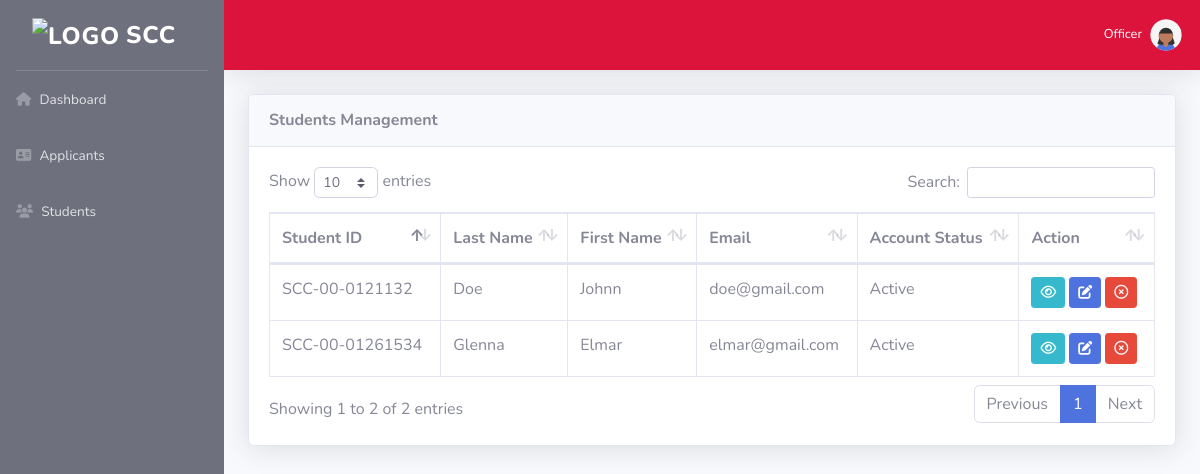
/officer/account.php, run on the app's committed database.
### tables this page shows
CREATE TABLE `officer` (
  `id` int(11) NOT NULL,
  `student_id` int(11) DEFAULT NULL,
  `snote` text DEFAULT NULL,
  `s_account_status` varchar(20) DEFAULT 'Pending',
  `account_status` varchar(20) DEFAULT 'Inactive'
);

CREATE TABLE `students` (
  `id` int(11) NOT NULL,
  `sid` varchar(30) NOT NULL,
  `sfname` varchar(50) NOT NULL,
  `smname` varchar(50) NOT NULL,
  `slname` varchar(50) NOT NULL,
  `sfix` varchar(10) NOT NULL,
  `sgender` varchar(10) NOT NULL,
  `sdbirth` date NOT NULL,
  `semail` varchar(50) NOT NULL,
  `spass` varchar(255) NOT NULL,
  `saddress` varchar(255) NOT NULL,
  `scontact` varchar(20) NOT NULL,
  `sctship` varchar(50) NOT NULL,
  `scourse` varchar(20) NOT NULL,
  `syear` varchar(20) NOT NULL,
  `simg` varchar(50) NOT NULL,
  `is_verified` tinyint(1) DEFAULT 0,
  `verification_token` varchar(255) DEFAULT NULL
);

### officer/account.php (the view, shortened to what this page needs)
<?php
include('../includes/db.php');
$sql = "SELECT s.id, s.sfname, s.slname, s.sid, s.semail, o.account_status
        FROM students s
        LEFT JOIN officer o ON s.id = o.student_id
        LEFT JOIN admin_status a ON s.id = a.student_id
        WHERE (a.is_scholar = 0 OR a.is_scholar IS NULL)";
$result = $conn->query($sql);
?>
<!DOCTYPE html>
<html lang="en">
<head>
  <link href="../vendor/fontawesome-free/css/all.min.css" rel="stylesheet" type="text/css">
    <link href="../vendor/fontawesome/css/all.min.css" rel="stylesheet">
    <link href="../css/sb-admin-2.min.css" rel="stylesheet">
    <link href="../vendor/datatables/dataTables.bootstrap4.min.css" rel="stylesheet">
</head>
<body id="page-top">
  <div id="wrapper">
   <ul class="navbar-nav bg-gray-700 sidebar sidebar-dark accordion" id="accordionSidebar">
<a class="sidebar-brand d-flex align-items-center justify-content-center" href="index.php">
  <div class="sidebar-brand-icon">
  <img src="../img/logo.png" alt="logo">
  </div>
  <div class="sidebar-brand-text mx-3">SCC</div>
</a>
<hr class="sidebar-divider my-0">
<li class="nav-item">
  <a class="nav-link" href="index.php">
  <i class="fa-solid fa-house"></i>
    <span>Dashboard</span></a>
</li>
<li class="nav-item">
  <a class="nav-link" href="students.php">
  <i class="fa-solid fa-address-card"></i>
    <span>Applicants</span></a>
</li>
<li class="nav-item">
  <a class="nav-link" href="account.php">
  <i class="fa-solid fa-users"></i>
    <span>Students</span></a>
</li>
</ul>
    <div id="content-wrapper" class="d-flex flex-column">
      <div id="content">
        <nav class="navbar navbar-expand navbar-dark navbar-crimson topbar mb-4 static-top shadow">
          <ul class="navbar-nav ml-auto">
            <li class="nav-item dropdown no-arrow">
              <a class="nav-link dropdown-toggle" href="#" id="userDropdown" role="button" data-toggle="dropdown" aria-haspopup="true" aria-expanded="false">
                <span class="mr-2 d-none d-lg-inline text-white small">
               Officer
                </span>
                <img class="img-profile rounded-circle" src="../img/undraw_profile_1.svg">
              </a>
            </li>
          </ul>
        </nav>
  <div class="container-fluid">
<div class="card shadow mb-4">
    <div class="card-header py-3">
        <h6 class="m-0 font-weight-bold text-gray">Students Management</h6>
    </div>
    <div class="card-body">
        <div class="table-responsive">
        <table class="table table-bordered" id="dataTable" width="100%" cellspacing="0">
    <thead>
        <tr>
            <th>Student ID</th>
            <th>Last Name</th>
            <th>First Name</th>
            <th>Email</th>
            <th>Account Status</th>
            <th>Action</th>
        </tr>
    </thead>
    <tbody>
    <?php
    if ($result->num_rows > 0) {
        while($row = $result->fetch_assoc()) {
            echo "<tr>";
            echo "<td>" . htmlspecialchars($row['sid']) . "</td>";
            echo "<td>" . htmlspecialchars($row['slname']) . "</td>";
            echo "<td>" . htmlspecialchars($row['sfname']) . "</td>";
            echo "<td>" . htmlspecialchars($row['semail']) . "</td>";
            echo "<td>" . htmlspecialchars($row['account_status']) . "</td>";
            echo "<td>
                <div class='d-flex'>
                    <button type='button' class='btn btn-info btn-sm view_button mr-1' data-id='" . $row['id'] . "'>
                        <i class='fa-regular fa-eye'></i>
                    </button>
                    <button type='button' class='btn btn-success btn-sm edit_button mr-1' data-id='" . $row['id'] . "'>
                        <i class='fa-solid fa-pen-to-square'></i>
                    </button>
                    <button type='button' class='btn btn-danger btn-sm delete_button' data-id='" . $row['id'] . "'>
                        <i class='fa-regular fa-circle-xmark'></i>
                    </button>
                </div>
            </td>";
            echo "</tr>";
        }
    }
    ?>
    </tbody>
            </table>
        </div>
    </div>
</div>
</div>
  </div>
</div>
</div>
</body>
</html>

### data on the page
officer: student.sid "SCC-00-0121132", student.slname "Doe", student.sfname "Johnn", student.semail "doe@gmail.com", account_status "Active"
officer: student.sid "SCC-00-01261534", student.slname "Glenna", student.sfname "Elmar", student.semail "elmar@gmail.com", account_status "Active"
